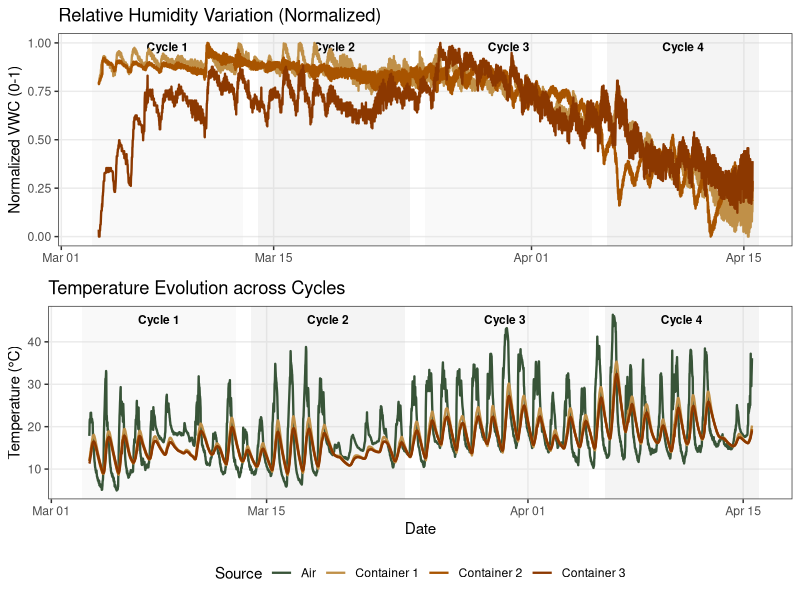

R code for this plot:
# Load required libraries
library(ggplot2)
library(tidyr)
library(dplyr)
library(lubridate)
library(gridExtra)

# 1. Data Loading and Cleaning
# Reading the CSV, handling headers and missing values
raw_data <- read.csv("images_acquisition/data/BACs_sensors.dat", sep = ",", skip = 1, na.strings = c("NAN", "NA"))
# Removing the first 9 rows (likely sensor calibration/header noise)
clean_data <- raw_data[-c(1:9), ]

# Define custom color palette for publication
sensor_colors <- c("Container 1" = "#c09048",  
                   "Container 2" = "#a85400",  
                   "Container 3" = "#8c3800",  
                   "Air"         = "#385438")

# Define the experimental cycles
cycles <- data.frame(
  name = c("Cycle 1", "Cycle 2", "Cycle 3", "Cycle 4"),
  start = as.POSIXct(c("2025-03-03", "2025-03-14", "2025-03-25", "2025-04-06")),
  end   = as.POSIXct(c("2025-03-13", "2025-03-24", "2025-04-05", "2025-04-16"))
)

# 2. Data Formatting
# Convert TIMESTAMP to POSIXct date-time format
clean_data$TIMESTAMP <- as.POSIXct(clean_data$TIMESTAMP, format="%Y-%m-%d %H:%M")

# Ensure all character columns are converted to numeric for plotting
clean_data <- clean_data %>%
  mutate_if(is.character, as.numeric)

# Define the observation window
start_date <- as.POSIXct("2025-02-28 16:00:00")
end_date   <- as.POSIXct("2025-04-16 00:00:00")

# 3. Temperature (TC) Data Transformation
temp_long <- clean_data %>%
  select(TIMESTAMP, TC.1., TC.2., TC.3., TC.4.) %>%
  pivot_longer(cols = starts_with("TC"), names_to = "Source", values_to = "Temperature") %>%
  mutate(Source = recode(Source, 
                         "TC.1." = "Container 1", 
                         "TC.2." = "Container 2", 
                         "TC.3." = "Container 3", 
                         "TC.4." = "Air")) %>%
  filter(TIMESTAMP >= start_date & TIMESTAMP <= end_date)

# 4. Volumetric Water Content (VWC) Data Transformation
hum_long <- clean_data %>%
  select(TIMESTAMP, VWC.1., VWC.2., VWC.3.) %>%
  pivot_longer(cols = starts_with("VWC"), names_to = "Source", values_to = "Humidity") %>%
  mutate(Source = recode(Source, 
                         "VWC.1." = "Container 1", 
                         "VWC.2." = "Container 2", 
                         "VWC.3." = "Container 3")) %>%
  filter(TIMESTAMP >= start_date & TIMESTAMP <= end_date) %>%
  group_by(Source) %>%
  mutate(Humidity_norm = (Humidity - min(Humidity, na.rm = TRUE)) / 
           (max(Humidity, na.rm = TRUE) - min(Humidity, na.rm = TRUE))) %>%
  ungroup()

# 5. Visualization
# Custom function to add cycles to any plot
add_cycle_layers <- function() {
  list(
    geom_rect(data = cycles, 
              aes(xmin = start, xmax = end, ymin = -Inf, ymax = Inf, fill = name), 
              inherit.aes = FALSE, alpha = 0.2),
    geom_text(data = cycles, 
              aes(x = start + (end - start)/2, y = Inf, label = name), 
              inherit.aes = FALSE, vjust = 2, size = 3, fontface = "bold", color = "black"),
    scale_fill_manual(values = c("Cycle 1" = "grey90", "Cycle 2" = "grey80", 
                                 "Cycle 3" = "grey90", "Cycle 4" = "grey80"), 
                      guide = "none")
  )
}

# Temperature Plot
p_temp <- ggplot(temp_long, aes(x = TIMESTAMP, y = Temperature, color = Source)) +
  add_cycle_layers() +
  geom_line(linewidth = 0.8) +
  scale_color_manual(values = sensor_colors) +
  labs(title = "Temperature Evolution across Cycles", x = "Date", y = "Temperature (°C)") +
  theme_bw() +
  theme(panel.grid.minor = element_blank())


# Humidity Plot
p_hum <- ggplot(hum_long, aes(x = TIMESTAMP, y = Humidity_norm, color = Source)) +
  add_cycle_layers() + 
  geom_line(linewidth = 0.8) +
  scale_color_manual(values = sensor_colors) +
  labs(title = "Relative Humidity Variation (Normalized)", x = "Date", y = "Normalized VWC (0-1)") +
  theme_bw() +
  theme(panel.grid.minor = element_blank())

# Combine with shared legend
combined <- gridExtra::grid.arrange(
  p_hum + theme(axis.title.x = element_blank(), legend.position = "none"),
  p_temp + theme(legend.position = "bottom"),
  ncol = 1,
  heights = c(1, 1.2) # Give slightly more room to the bottom plot for the legend
)

# Save with a safe background
ggsave(
  filename = "images_acquisition/Figures/Figure_sensors_data.png", 
  plot = combined,
  bg = "white",
  width = 8, height = 10, dpi = 300
)
